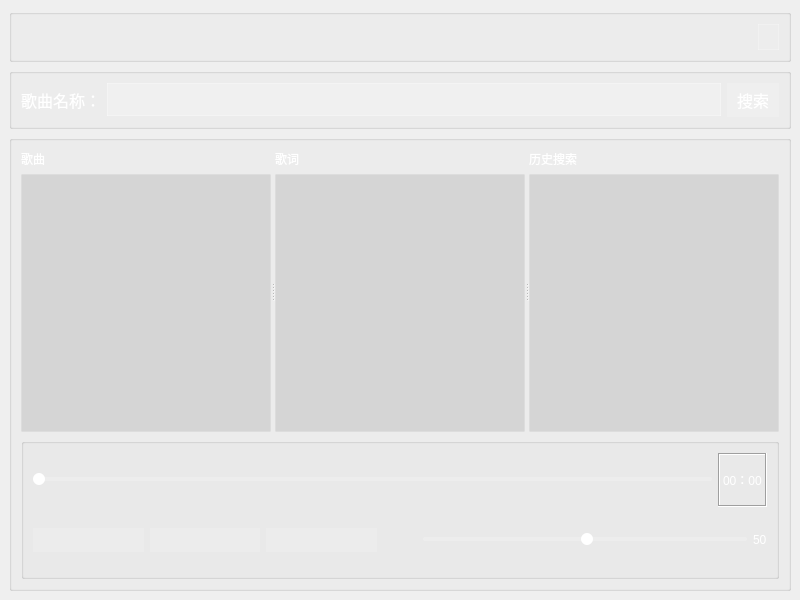
<?xml version="1.0" encoding="UTF-8"?>
<ui version="4.0">
 <class>MainWindow</class>
 <widget class="QMainWindow" name="MainWindow">
  <property name="geometry">
   <rect>
    <x>0</x>
    <y>0</y>
    <width>800</width>
    <height>600</height>
   </rect>
  </property>
  <property name="sizePolicy">
   <sizepolicy hsizetype="Fixed" vsizetype="Fixed">
    <horstretch>0</horstretch>
    <verstretch>0</verstretch>
   </sizepolicy>
  </property>
  <property name="minimumSize">
   <size>
    <width>800</width>
    <height>600</height>
   </size>
  </property>
  <property name="maximumSize">
   <size>
    <width>800</width>
    <height>600</height>
   </size>
  </property>
  <property name="windowTitle">
   <string>MainWindow</string>
  </property>
  <property name="styleSheet">
   <string notr="true">#MainWindow{background-image: url(:/res/robot.png);  background-repeat: no-repeat; /* 禁止平铺 */
    background-position: center; /* 图片居中 */
    background-size: cover; /* 按比例缩放，完整显示图片 */}
QLabel {color: rgb(255, 255, 255);}
QLineEdit {
    background-color: rgba(255, 255, 255, 0.2); /* 白色半透明（20%不透明度） */
    border: 1px solid rgba(255, 255, 255, 0.3); /* 边框半透明 */
    color: white; /* 文字白色（避免透明背景下看不清） */
    padding: 5px; /* 内边距 */
}

/* 3. 列表/文本区域（歌曲列表、歌词、历史搜索）透明 */
QListWidget, QPlainTextEdit, QScrollArea {
    background-color: rgba(0, 0, 0, 0.1); /* 黑色半透明（10%不透明度） */
    border: 1px solid rgba(255, 255, 255, 0.2); /* 边框轻微可见 */
    color: white; /* 文字白色 */
}
QToolButton{
	background-color: rgba(255, 255, 255,15);
 border: 1px solid rgba(255, 255, 255, 0.2); /* 边框轻微可见 */
}
/* 4. 按钮（搜索按钮、播放控制按钮）透明 */
QPushButton {
    background-color: rgba(255, 255, 255, 0.15); /* 白色半透明 */
    border: none; /* 无边框（或轻微边框） */
    color: white; /* 文字白色 */
    padding: 5px 10px;
}
QPushButton:hover {
    background-color: rgba(255, 255, 255, 0.3); /*  hover时稍亮 */
}

/* 5. 滑块（进度条）透明 */
QSlider::groove:horizontal {
    background-color: rgba(255, 255, 255, 0.2);
    height: 4px;
    border-radius: 2px;
}
QSlider::handle:horizontal {
    background-color: white;
    width: 12px;
    margin: -4px 0; /* 扩展滑块点击区域 */
    border-radius: 6px;
}

QSpliter{background-color: rgba(0, 0, 0, 5);}
</string>
  </property>
  <widget class="QWidget" name="centralwidget">
   <property name="autoFillBackground">
    <bool>false</bool>
   </property>
   <property name="styleSheet">
    <string notr="true"/>
   </property>
   <layout class="QVBoxLayout" name="verticalLayout_5" stretch="1,0,0">
    <item>
     <widget class="QGroupBox" name="groupBox_4">
      <property name="sizePolicy">
       <sizepolicy hsizetype="Minimum" vsizetype="Fixed">
        <horstretch>0</horstretch>
        <verstretch>0</verstretch>
       </sizepolicy>
      </property>
      <property name="layoutDirection">
       <enum>Qt::LayoutDirection::LeftToRight</enum>
      </property>
      <property name="title">
       <string/>
      </property>
      <layout class="QHBoxLayout" name="horizontalLayout_2">
       <item>
        <spacer name="horizontalSpacer">
         <property name="orientation">
          <enum>Qt::Orientation::Horizontal</enum>
         </property>
         <property name="sizeHint" stdset="0">
          <size>
           <width>40</width>
           <height>20</height>
          </size>
         </property>
        </spacer>
       </item>
       <item>
        <widget class="QToolButton" name="toolButton">
         <property name="sizePolicy">
          <sizepolicy hsizetype="Fixed" vsizetype="Minimum">
           <horstretch>0</horstretch>
           <verstretch>0</verstretch>
          </sizepolicy>
         </property>
         <property name="minimumSize">
          <size>
           <width>20</width>
           <height>26</height>
          </size>
         </property>
         <property name="text">
          <string/>
         </property>
         <property name="icon">
          <iconset theme="QIcon::ThemeIcon::EditClear"/>
         </property>
        </widget>
       </item>
      </layout>
     </widget>
    </item>
    <item>
     <widget class="QGroupBox" name="groupBox">
      <property name="focusPolicy">
       <enum>Qt::FocusPolicy::ClickFocus</enum>
      </property>
      <property name="autoFillBackground">
       <bool>false</bool>
      </property>
      <property name="title">
       <string/>
      </property>
      <layout class="QVBoxLayout" name="verticalLayout">
       <item>
        <layout class="QHBoxLayout" name="horizontalLayout">
         <item>
          <widget class="QLabel" name="label">
           <property name="font">
            <font>
             <pointsize>12</pointsize>
            </font>
           </property>
           <property name="styleSheet">
            <string notr="true">color:{rgb(85, 255, 255)}
background-color: rgb(85, 170, 0);</string>
           </property>
           <property name="text">
            <string>歌曲名称：</string>
           </property>
          </widget>
         </item>
         <item>
          <widget class="QLineEdit" name="search_box">
           <property name="font">
            <font>
             <pointsize>12</pointsize>
            </font>
           </property>
          </widget>
         </item>
         <item>
          <widget class="QPushButton" name="search_btn">
           <property name="font">
            <font>
             <pointsize>12</pointsize>
            </font>
           </property>
           <property name="styleSheet">
            <string notr="true">color:{rgb(85, 255, 255)}
background-color: rgb(85, 170, 0);</string>
           </property>
           <property name="text">
            <string>搜索</string>
           </property>
          </widget>
         </item>
        </layout>
       </item>
      </layout>
     </widget>
    </item>
    <item>
     <widget class="QGroupBox" name="groupBox_2">
      <property name="sizePolicy">
       <sizepolicy hsizetype="Minimum" vsizetype="Minimum">
        <horstretch>0</horstretch>
        <verstretch>0</verstretch>
       </sizepolicy>
      </property>
      <property name="focusPolicy">
       <enum>Qt::FocusPolicy::NoFocus</enum>
      </property>
      <property name="autoFillBackground">
       <bool>false</bool>
      </property>
      <property name="styleSheet">
       <string notr="true"/>
      </property>
      <property name="title">
       <string/>
      </property>
      <layout class="QVBoxLayout" name="verticalLayout_6" stretch="2,1">
       <item>
        <widget class="QSplitter" name="splitter">
         <property name="orientation">
          <enum>Qt::Orientation::Horizontal</enum>
         </property>
         <widget class="QWidget" name="layoutWidget">
          <layout class="QVBoxLayout" name="verticalLayout_2">
           <item>
            <widget class="QLabel" name="label_2">
             <property name="text">
              <string>歌曲</string>
             </property>
            </widget>
           </item>
           <item>
            <widget class="QListWidget" name="music_list"/>
           </item>
          </layout>
         </widget>
         <widget class="QWidget" name="layoutWidget">
          <layout class="QVBoxLayout" name="verticalLayout_3">
           <item>
            <widget class="QLabel" name="label_3">
             <property name="styleSheet">
              <string notr="true"/>
             </property>
             <property name="text">
              <string>歌词</string>
             </property>
            </widget>
           </item>
           <item>
            <widget class="QPlainTextEdit" name="lyric"/>
           </item>
          </layout>
         </widget>
         <widget class="QWidget" name="layoutWidget">
          <layout class="QVBoxLayout" name="verticalLayout_4">
           <item>
            <widget class="QLabel" name="label_4">
             <property name="text">
              <string>历史搜索</string>
             </property>
            </widget>
           </item>
           <item>
            <widget class="QListWidget" name="history"/>
           </item>
          </layout>
         </widget>
        </widget>
       </item>
       <item>
        <widget class="QGroupBox" name="groupBox_3">
         <property name="title">
          <string/>
         </property>
         <property name="flat">
          <bool>false</bool>
         </property>
         <layout class="QVBoxLayout" name="verticalLayout_7">
          <item>
           <layout class="QHBoxLayout" name="horizontalLayout_5">
            <item>
             <widget class="QSlider" name="processbar">
              <property name="orientation">
               <enum>Qt::Orientation::Horizontal</enum>
              </property>
             </widget>
            </item>
            <item>
             <widget class="QLabel" name="timer">
              <property name="frameShape">
               <enum>QFrame::Shape::Box</enum>
              </property>
              <property name="frameShadow">
               <enum>QFrame::Shadow::Sunken</enum>
              </property>
              <property name="text">
               <string>00：00</string>
              </property>
             </widget>
            </item>
           </layout>
          </item>
          <item>
           <layout class="QHBoxLayout" name="horizontalLayout_6">
            <item>
             <layout class="QHBoxLayout" name="horizontalLayout_3">
              <item>
               <widget class="QPushButton" name="pre">
                <property name="text">
                 <string/>
                </property>
                <property name="icon">
                 <iconset theme="QIcon::ThemeIcon::GoPrevious"/>
                </property>
               </widget>
              </item>
              <item>
               <widget class="QPushButton" name="pause">
                <property name="styleSheet">
                 <string notr="true"/>
                </property>
                <property name="text">
                 <string/>
                </property>
                <property name="icon">
                 <iconset theme="QIcon::ThemeIcon::MediaPlaybackPause"/>
                </property>
               </widget>
              </item>
              <item>
               <widget class="QPushButton" name="next">
                <property name="text">
                 <string/>
                </property>
                <property name="icon">
                 <iconset theme="QIcon::ThemeIcon::MediaSkipForward"/>
                </property>
               </widget>
              </item>
             </layout>
            </item>
            <item>
             <spacer name="horizontalSpacer_2">
              <property name="orientation">
               <enum>Qt::Orientation::Horizontal</enum>
              </property>
              <property name="sizeType">
               <enum>QSizePolicy::Policy::Preferred</enum>
              </property>
              <property name="sizeHint" stdset="0">
               <size>
                <width>40</width>
                <height>20</height>
               </size>
              </property>
             </spacer>
            </item>
            <item>
             <layout class="QHBoxLayout" name="horizontalLayout_4">
              <item>
               <widget class="QSlider" name="volume">
                <property name="sizePolicy">
                 <sizepolicy hsizetype="Minimum" vsizetype="Fixed">
                  <horstretch>0</horstretch>
                  <verstretch>0</verstretch>
                 </sizepolicy>
                </property>
                <property name="minimumSize">
                 <size>
                  <width>80</width>
                  <height>0</height>
                 </size>
                </property>
                <property name="value">
                 <number>50</number>
                </property>
                <property name="orientation">
                 <enum>Qt::Orientation::Horizontal</enum>
                </property>
                <property name="tickPosition">
                 <enum>QSlider::TickPosition::NoTicks</enum>
                </property>
               </widget>
              </item>
              <item>
               <widget class="QLabel" name="volume_value">
                <property name="sizePolicy">
                 <sizepolicy hsizetype="Maximum" vsizetype="Preferred">
                  <horstretch>0</horstretch>
                  <verstretch>0</verstretch>
                 </sizepolicy>
                </property>
                <property name="text">
                 <string>50</string>
                </property>
               </widget>
              </item>
             </layout>
            </item>
           </layout>
          </item>
         </layout>
        </widget>
       </item>
      </layout>
     </widget>
    </item>
   </layout>
  </widget>
 </widget>
 <resources/>
 <connections/>
</ui>
